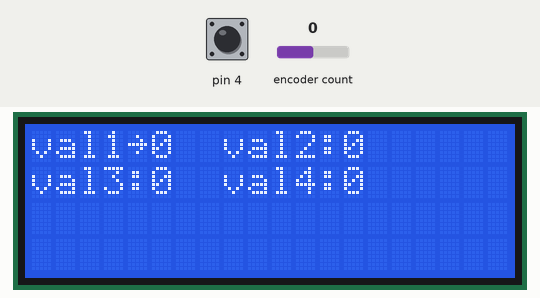
Bench run of a sketch on a simulated Arduino Uno, built with avr-gcc and run on an emulated ATmega328P. Shown: 20×4 character LCD. Inputs (shaded band) come from the test bench; at power-on: encoder count 0, pin 4 HIGH.

Above: at 1.2 s.
1.3 s: encoder count set to 4
At 2.6 s:
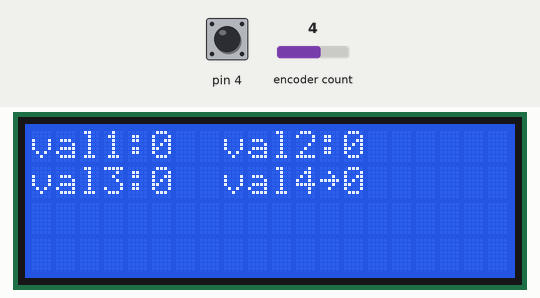
2.9 s: encoder count set to 3
At 4.1 s:
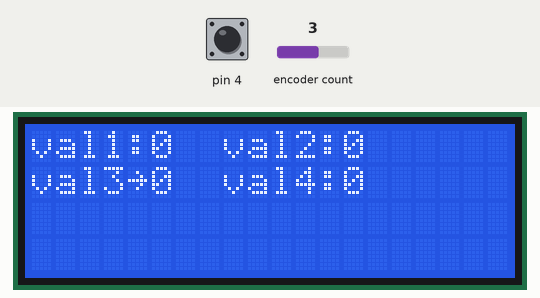
4.4 s: encoder count set to 2
At 5.4 s:
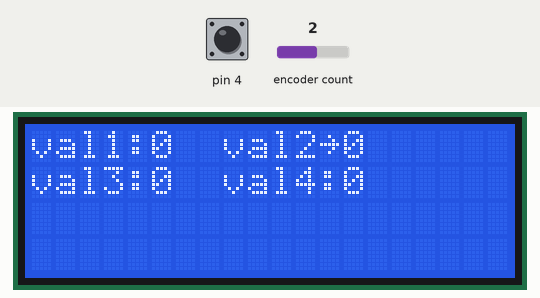
5.9 s: encoder count set to 1
At 6.5 s:
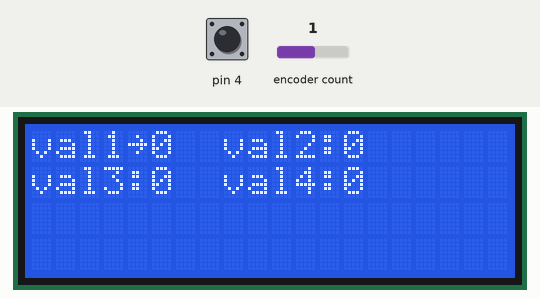
Timing chart, 0 to 8.4 s (numbered marks = the images above; inputs shaded):
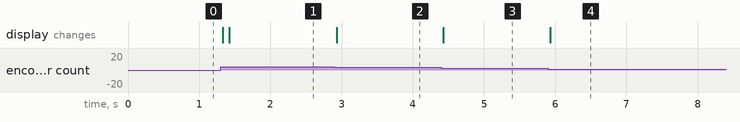

Measured:
- after the input at 1.3 s, the display: first changes at once (image 1 shows a later state)
- after the input at 2.9 s, the display: changes at once (image 2)
- after the input at 4.4 s, the display: changes at once (image 3)
- after the input at 5.9 s, the display: changes at once (image 4)

The sketch:

menuOpti.ino
```cpp
// пример с оптимизированным шахматным меню
// пины энкодера
#define CLK 2
#define DT 3
#define SW 4

#include "GyverEncoder.h"
Encoder enc1(CLK, DT, SW);  // для работы c кнопкой

#include <LiquidCrystal_I2C.h>
LiquidCrystal_I2C lcd(0x27, 20, 4); // адрес 0x27 или 0x3f


int vals[4] = {0, 0, 0, 0}; // массив параметров
int8_t arrowPos = 0;  // позиция стрелки

void setup() {
  Serial.begin(9600);
  enc1.setType(TYPE2);

  lcd.init();
  lcd.backlight();
  printGUI();   // выводим интерфейс
}

void loop() {
  enc1.tick();

  if (enc1.isTurn()) {  // при любом повороте
    lcd.clear();
    int increment = 0;  // локальная переменная направления

    // получаем направление
    if (enc1.isRight()) increment = 1;
    if (enc1.isLeft()) increment = -1;

    arrowPos += increment;  // двигаем курсор
    arrowPos = constrain(arrowPos, 0, 3); // ограничиваем

    increment = 0;  // обнуляем инкремент
    if (enc1.isRightH()) increment = 1;
    if (enc1.isLeftH()) increment = -1;
    // меняем параметры
    vals[arrowPos] += increment;

    printGUI();
  }
}

void printGUI() {
  lcd.setCursor(0, 0); lcd.print("val1:"); lcd.print(vals[0]);
  lcd.setCursor(8, 0); lcd.print("val2:"); lcd.print(vals[1]);
  lcd.setCursor(0, 1); lcd.print("val3:"); lcd.print(vals[2]);
  lcd.setCursor(8, 1); lcd.print("val4:"); lcd.print(vals[3]);
  // выводим стрелку
  switch (arrowPos) {
    case 0: lcd.setCursor(4, 0);
      break;
    case 1: lcd.setCursor(12, 0);
      break;
    case 2: lcd.setCursor(4, 1);
      break;
    case 3: lcd.setCursor(12, 1);
      break;
  }
  lcd.write(126);   // вывести стрелку
}
```
